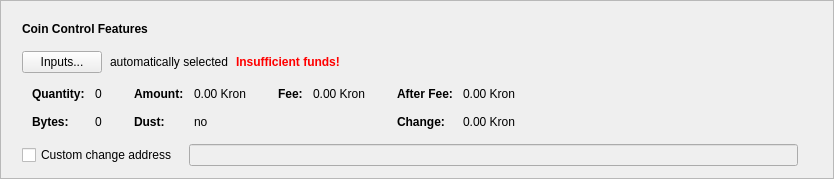
      <widget class="QFrame" name="frameCoinControl">
       <property name="sizePolicy">
        <sizepolicy hsizetype="Expanding" vsizetype="Fixed">
         <horstretch>0</horstretch>
         <verstretch>0</verstretch>
        </sizepolicy>
       </property>
       <property name="frameShape">
        <enum>QFrame::StyledPanel</enum>
       </property>
       <property name="frameShadow">
        <enum>QFrame::Raised</enum>
       </property>
       <layout class="QVBoxLayout" name="verticalLayout_2">
        <item>
         <layout class="QVBoxLayout" name="verticalLayoutCoinControl" stretch="0,0,0,0,0">
          <property name="spacing">
           <number>0</number>
          </property>
          <property name="sizeConstraint">
           <enum>QLayout::SetDefaultConstraint</enum>
          </property>
          <property name="leftMargin">
           <number>10</number>
          </property>
          <property name="topMargin">
           <number>10</number>
          </property>
          <item>
           <layout class="QHBoxLayout" name="horizontalLayoutCoinControl1">
            <property name="bottomMargin">
             <number>15</number>
            </property>
            <item>
             <widget class="QLabel" name="labelCoinControlFeatures">
              <property name="sizePolicy">
               <sizepolicy hsizetype="Preferred" vsizetype="Maximum">
                <horstretch>0</horstretch>
                <verstretch>0</verstretch>
               </sizepolicy>
              </property>
              <property name="font">
               <font>
                <weight>75</weight>
                <bold>true</bold>
               </font>
              </property>
              <property name="styleSheet">
               <string notr="true">font-weight:bold;</string>
              </property>
              <property name="text">
               <string>Coin Control Features</string>
              </property>
             </widget>
            </item>
           </layout>
          </item>
          <item>
           <layout class="QHBoxLayout" name="horizontalLayoutCoinControl2" stretch="0,0,0,0">
            <property name="spacing">
             <number>8</number>
            </property>
            <property name="bottomMargin">
             <number>10</number>
            </property>
            <item>
             <widget class="QPushButton" name="pushButtonCoinControl">
              <property name="styleSheet">
               <string notr="true"/>
              </property>
              <property name="text">
               <string>Inputs...</string>
              </property>
              <property name="autoDefault">
               <bool>false</bool>
              </property>
             </widget>
            </item>
            <item>
             <widget class="QLabel" name="labelCoinControlAutomaticallySelected">
              <property name="text">
               <string>automatically selected</string>
              </property>
              <property name="margin">
               <number>5</number>
              </property>
             </widget>
            </item>
            <item>
             <widget class="QLabel" name="labelCoinControlInsuffFunds">
              <property name="font">
               <font>
                <weight>75</weight>
                <bold>true</bold>
               </font>
              </property>
              <property name="styleSheet">
               <string notr="true">color:red;font-weight:bold;</string>
              </property>
              <property name="text">
               <string>Insufficient funds!</string>
              </property>
              <property name="margin">
               <number>5</number>
              </property>
             </widget>
            </item>
            <item>
             <spacer name="horizontalSpacerCoinControl">
              <property name="orientation">
               <enum>Qt::Horizontal</enum>
              </property>
              <property name="sizeHint" stdset="0">
               <size>
                <width>40</width>
                <height>1</height>
               </size>
              </property>
             </spacer>
            </item>
           </layout>
          </item>
          <item>
           <widget class="QWidget" name="widgetCoinControl" native="true">
            <property name="sizePolicy">
             <sizepolicy hsizetype="Preferred" vsizetype="Preferred">
              <horstretch>0</horstretch>
              <verstretch>0</verstretch>
             </sizepolicy>
            </property>
            <property name="minimumSize">
             <size>
              <width>0</width>
              <height>0</height>
             </size>
            </property>
            <property name="styleSheet">
             <string notr="true"/>
            </property>
            <layout class="QHBoxLayout" name="horizontalLayoutCoinControl5">
             <property name="leftMargin">
              <number>0</number>
             </property>
             <property name="topMargin">
              <number>0</number>
             </property>
             <property name="rightMargin">
              <number>0</number>
             </property>
             <property name="bottomMargin">
              <number>0</number>
             </property>
             <item>
              <layout class="QHBoxLayout" name="horizontalLayoutCoinControl3" stretch="0,0,0,1">
               <property name="spacing">
                <number>20</number>
               </property>
               <property name="topMargin">
                <number>0</number>
               </property>
               <property name="bottomMargin">
                <number>10</number>
               </property>
               <item>
                <layout class="QFormLayout" name="formLayoutCoinControl1">
                 <property name="horizontalSpacing">
                  <number>10</number>
                 </property>
                 <property name="verticalSpacing">
                  <number>14</number>
                 </property>
                 <property name="leftMargin">
                  <number>10</number>
                 </property>
                 <property name="topMargin">
                  <number>4</number>
                 </property>
                 <property name="rightMargin">
                  <number>6</number>
                 </property>
                 <item row="0" column="0">
                  <widget class="QLabel" name="labelCoinControlQuantityText">
                   <property name="font">
                    <font>
                     <weight>75</weight>
                     <bold>true</bold>
                    </font>
                   </property>
                   <property name="text">
                    <string>Quantity:</string>
                   </property>
                   <property name="margin">
                    <number>0</number>
                   </property>
                  </widget>
                 </item>
                 <item row="0" column="1">
                  <widget class="QLabel" name="labelCoinControlQuantity">
                   <property name="cursor">
                    <cursorShape>IBeamCursor</cursorShape>
                   </property>
                   <property name="contextMenuPolicy">
                    <enum>Qt::ActionsContextMenu</enum>
                   </property>
                   <property name="text">
                    <string notr="true">0</string>
                   </property>
                   <property name="margin">
                    <number>0</number>
                   </property>
                   <property name="textInteractionFlags">
                    <set>Qt::LinksAccessibleByMouse|Qt::TextSelectableByKeyboard|Qt::TextSelectableByMouse</set>
                   </property>
                  </widget>
                 </item>
                 <item row="1" column="0">
                  <widget class="QLabel" name="labelCoinControlBytesText">
                   <property name="font">
                    <font>
                     <weight>75</weight>
                     <bold>true</bold>
                    </font>
                   </property>
                   <property name="text">
                    <string>Bytes:</string>
                   </property>
                  </widget>
                 </item>
                 <item row="1" column="1">
                  <widget class="QLabel" name="labelCoinControlBytes">
                   <property name="cursor">
                    <cursorShape>IBeamCursor</cursorShape>
                   </property>
                   <property name="contextMenuPolicy">
                    <enum>Qt::ActionsContextMenu</enum>
                   </property>
                   <property name="text">
                    <string notr="true">0</string>
                   </property>
                   <property name="textInteractionFlags">
                    <set>Qt::LinksAccessibleByMouse|Qt::TextSelectableByKeyboard|Qt::TextSelectableByMouse</set>
                   </property>
                  </widget>
                 </item>
                </layout>
               </item>
               <item>
                <layout class="QFormLayout" name="formLayoutCoinControl2">
                 <property name="horizontalSpacing">
                  <number>10</number>
                 </property>
                 <property name="verticalSpacing">
                  <number>14</number>
                 </property>
                 <property name="leftMargin">
                  <number>6</number>
                 </property>
                 <property name="topMargin">
                  <number>4</number>
                 </property>
                 <property name="rightMargin">
                  <number>6</number>
                 </property>
                 <item row="0" column="0">
                  <widget class="QLabel" name="labelCoinControlAmountText">
                   <property name="font">
                    <font>
                     <weight>75</weight>
                     <bold>true</bold>
                    </font>
                   </property>
                   <property name="text">
                    <string>Amount:</string>
                   </property>
                   <property name="margin">
                    <number>0</number>
                   </property>
                  </widget>
                 </item>
                 <item row="0" column="1">
                  <widget class="QLabel" name="labelCoinControlAmount">
                   <property name="cursor">
                    <cursorShape>IBeamCursor</cursorShape>
                   </property>
                   <property name="contextMenuPolicy">
                    <enum>Qt::ActionsContextMenu</enum>
                   </property>
                   <property name="text">
                    <string notr="true">0.00 Kron</string>
                   </property>
                   <property name="textInteractionFlags">
                    <set>Qt::LinksAccessibleByMouse|Qt::TextSelectableByKeyboard|Qt::TextSelectableByMouse</set>
                   </property>
                  </widget>
                 </item>
                 <item row="1" column="0">
                  <widget class="QLabel" name="labelCoinControlLowOutputText">
                   <property name="font">
                    <font>
                     <weight>75</weight>
                     <bold>true</bold>
                    </font>
                   </property>
                   <property name="text">
                    <string>Dust:</string>
                   </property>
                  </widget>
                 </item>
                 <item row="1" column="1">
                  <widget class="QLabel" name="labelCoinControlLowOutput">
                   <property name="cursor">
                    <cursorShape>IBeamCursor</cursorShape>
                   </property>
                   <property name="contextMenuPolicy">
                    <enum>Qt::ActionsContextMenu</enum>
                   </property>
                   <property name="text">
                    <string notr="true">no</string>
                   </property>
                   <property name="textInteractionFlags">
                    <set>Qt::LinksAccessibleByMouse|Qt::TextSelectableByKeyboard|Qt::TextSelectableByMouse</set>
                   </property>
                  </widget>
                 </item>
                </layout>
               </item>
               <item>
                <layout class="QFormLayout" name="formLayoutCoinControl3">
                 <property name="horizontalSpacing">
                  <number>10</number>
                 </property>
                 <property name="verticalSpacing">
                  <number>14</number>
                 </property>
                 <property name="leftMargin">
                  <number>6</number>
                 </property>
                 <property name="topMargin">
                  <number>4</number>
                 </property>
                 <property name="rightMargin">
                  <number>6</number>
                 </property>
                 <item row="0" column="0">
                  <widget class="QLabel" name="labelCoinControlFeeText">
                   <property name="font">
                    <font>
                     <weight>75</weight>
                     <bold>true</bold>
                    </font>
                   </property>
                   <property name="text">
                    <string>Fee:</string>
                   </property>
                   <property name="margin">
                    <number>0</number>
                   </property>
                  </widget>
                 </item>
                 <item row="0" column="1">
                  <widget class="QLabel" name="labelCoinControlFee">
                   <property name="cursor">
                    <cursorShape>IBeamCursor</cursorShape>
                   </property>
                   <property name="contextMenuPolicy">
                    <enum>Qt::ActionsContextMenu</enum>
                   </property>
                   <property name="text">
                    <string notr="true">0.00 Kron</string>
                   </property>
                   <property name="textInteractionFlags">
                    <set>Qt::LinksAccessibleByMouse|Qt::TextSelectableByKeyboard|Qt::TextSelectableByMouse</set>
                   </property>
                  </widget>
                 </item>
                </layout>
               </item>
               <item>
                <layout class="QFormLayout" name="formLayoutCoinControl4">
                 <property name="horizontalSpacing">
                  <number>10</number>
                 </property>
                 <property name="verticalSpacing">
                  <number>14</number>
                 </property>
                 <property name="leftMargin">
                  <number>6</number>
                 </property>
                 <property name="topMargin">
                  <number>4</number>
                 </property>
                 <property name="rightMargin">
                  <number>6</number>
                 </property>
                 <item row="0" column="0">
                  <widget class="QLabel" name="labelCoinControlAfterFeeText">
                   <property name="font">
                    <font>
                     <weight>75</weight>
                     <bold>true</bold>
                    </font>
                   </property>
                   <property name="text">
                    <string>After Fee:</string>
                   </property>
                   <property name="margin">
                    <number>0</number>
                   </property>
                  </widget>
                 </item>
                 <item row="0" column="1">
                  <widget class="QLabel" name="labelCoinControlAfterFee">
                   <property name="cursor">
                    <cursorShape>IBeamCursor</cursorShape>
                   </property>
                   <property name="contextMenuPolicy">
                    <enum>Qt::ActionsContextMenu</enum>
                   </property>
                   <property name="text">
                    <string notr="true">0.00 Kron</string>
                   </property>
                   <property name="textInteractionFlags">
                    <set>Qt::LinksAccessibleByMouse|Qt::TextSelectableByKeyboard|Qt::TextSelectableByMouse</set>
                   </property>
                  </widget>
                 </item>
                 <item row="1" column="0">
                  <widget class="QLabel" name="labelCoinControlChangeText">
                   <property name="font">
                    <font>
                     <weight>75</weight>
                     <bold>true</bold>
                    </font>
                   </property>
                   <property name="text">
                    <string>Change:</string>
                   </property>
                  </widget>
                 </item>
                 <item row="1" column="1">
                  <widget class="QLabel" name="labelCoinControlChange">
                   <property name="cursor">
                    <cursorShape>IBeamCursor</cursorShape>
                   </property>
                   <property name="contextMenuPolicy">
                    <enum>Qt::ActionsContextMenu</enum>
                   </property>
                   <property name="text">
                    <string notr="true">0.00 Kron</string>
                   </property>
                   <property name="textInteractionFlags">
                    <set>Qt::LinksAccessibleByMouse|Qt::TextSelectableByKeyboard|Qt::TextSelectableByMouse</set>
                   </property>
                  </widget>
                 </item>
                </layout>
               </item>
              </layout>
             </item>
            </layout>
           </widget>
          </item>
          <item>
           <layout class="QHBoxLayout" name="horizontalLayoutCoinControl4" stretch="0,0,0">
            <property name="spacing">
             <number>12</number>
            </property>
            <property name="sizeConstraint">
             <enum>QLayout::SetDefaultConstraint</enum>
            </property>
            <property name="topMargin">
             <number>5</number>
            </property>
            <property name="rightMargin">
             <number>5</number>
            </property>
            <item>
             <widget class="QCheckBox" name="checkBoxCoinControlChange">
              <property name="toolTip">
               <string>If this is activated, but the change address is empty or invalid, change will be sent to a newly generated address.</string>
              </property>
              <property name="text">
               <string>Custom change address</string>
              </property>
             </widget>
            </item>
            <item>
             <widget class="QValidatedLineEdit" name="lineEditCoinControlChange">
              <property name="enabled">
               <bool>false</bool>
              </property>
              <property name="sizePolicy">
               <sizepolicy hsizetype="Expanding" vsizetype="Fixed">
                <horstretch>0</horstretch>
                <verstretch>0</verstretch>
               </sizepolicy>
              </property>
             </widget>
            </item>
            <item>
             <widget class="QLabel" name="labelCoinControlChangeLabel">
              <property name="sizePolicy">
               <sizepolicy hsizetype="Preferred" vsizetype="Expanding">
                <horstretch>0</horstretch>
                <verstretch>0</verstretch>
               </sizepolicy>
              </property>
              <property name="minimumSize">
               <size>
                <width>0</width>
                <height>0</height>
               </size>
              </property>
              <property name="text">
               <string/>
              </property>
              <property name="margin">
               <number>3</number>
              </property>
             </widget>
            </item>
           </layout>
          </item>
          <item>
           <spacer name="verticalSpacerCoinControl">
            <property name="orientation">
             <enum>Qt::Vertical</enum>
            </property>
            <property name="sizeType">
             <enum>QSizePolicy::Expanding</enum>
            </property>
            <property name="sizeHint" stdset="0">
             <size>
              <width>800</width>
              <height>1</height>
             </size>
            </property>
           </spacer>
          </item>
         </layout>
        </item>
       </layout>
      </widget>
